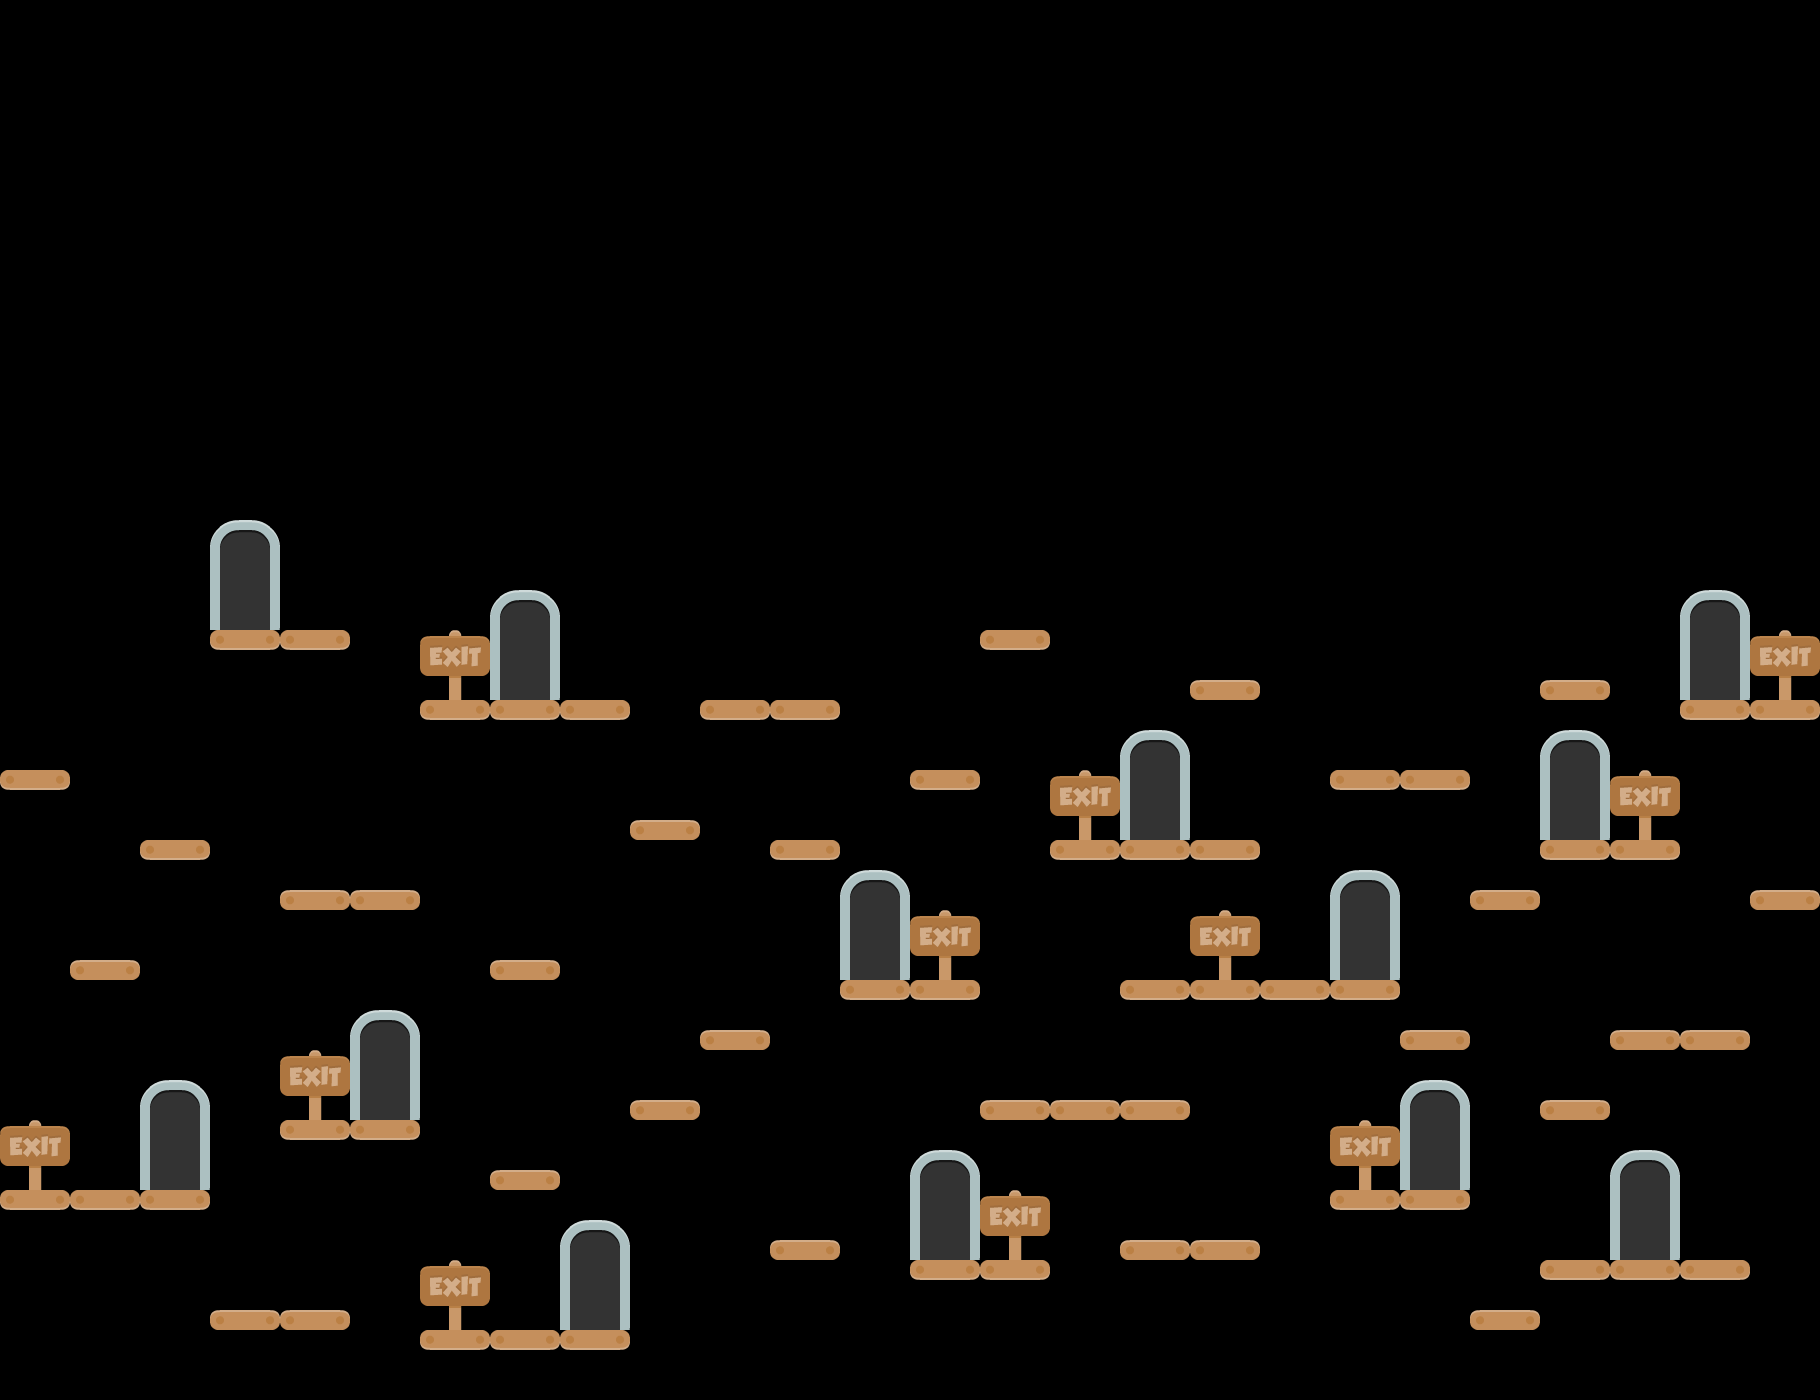

This game map was drawn from its Tiled (.tmx) file and the tilesets committed beside it. A one-line description and the trimmed map source follow:
An orthogonal 26x20 tile map with 70x70 px tiles, 5 tile layers (Colliders, SpeedrunStart, Start, Exit, ...) and 16 objects.

<map version="1.5" tiledversion="1.6.0" orientation="orthogonal" renderorder="right-down" width="26" height="20" tilewidth="70" tileheight="70" infinite="0" nextlayerid="9" nextobjectid="8">
 <editorsettings>
  <export target="level5.json" format="json" />
 </editorsettings>
 <tileset firstgid="1" name="tiles" tilewidth="70" tileheight="70" spacing="4" margin="1" tilecount="156" columns="12">
  <image source="../../../images/spritesheets/tiles.png" trans="ff00ff" width="886" height="960" />
  <tile id="2">
   <objectgroup draworder="index" id="2">
    <object id="1" x="0" y="0" width="70" height="40" />
   </objectgroup>
  </tile>
  <tile id="14">
   <objectgroup draworder="index" id="2">
    <object id="1" x="0" y="0" width="70" height="40" />
   </objectgroup>
  </tile>
  <tile id="15">
   <objectgroup draworder="index" id="2">
    <object id="1" x="0" y="50" width="70" height="20" />
   </objectgroup>
  </tile>
  <tile id="26">
   <objectgroup draworder="index" id="2">
    <object id="1" x="0" y="0" width="70" height="40" />
   </objectgroup>
  </tile>
  <tile id="44">
   <objectgroup draworder="index" id="2">
    <object id="1" x="0" y="0" width="70" height="40" />
   </objectgroup>
  </tile>
  <tile id="45">
   <objectgroup draworder="index" id="2">
    <object id="1" x="0" y="30" width="70" height="40" />
   </objectgroup>
  </tile>
  <tile id="56">
   <objectgroup draworder="index" id="2">
    <object id="1" x="0" y="0" width="70" height="40" />
   </objectgroup>
  </tile>
  <tile id="57">
   <objectgroup draworder="index" id="2">
    <object id="1" x="0" y="0" width="70" height="70" />
   </objectgroup>
  </tile>
  <tile id="68">
   <objectgroup draworder="index" id="2">
    <object id="1" x="0" y="0" width="70" height="40" />
   </objectgroup>
  </tile>
  <tile id="71">
   <objectgroup draworder="index" id="2">
    <object id="1" x="0" y="0" width="70" height="40" />
   </objectgroup>
  </tile>
  <tile id="80">
   <objectgroup draworder="index" id="2">
    <object id="1" x="0" y="0" width="70" height="40" />
   </objectgroup>
  </tile>
  <tile id="117">
   <objectgroup draworder="index" id="2">
    <object id="1" x="0" y="0" width="70" height="40" />
   </objectgroup>
  </tile>
  <tile id="119">
   <objectgroup draworder="index" id="2">
    <object id="1" x="0" y="0" width="70" height="40" />
   </objectgroup>
  </tile>
  <tile id="124">
   <objectgroup draworder="index" id="2">
    <object id="1" x="0" y="45" width="70" height="25" />
   </objectgroup>
  </tile>
  <tile id="126">
   <objectgroup draworder="index" id="2">
    <object id="1" x="0" y="0" width="70" height="40" />
   </objectgroup>
  </tile>
  <tile id="145">
   <objectgroup draworder="index" id="2">
    <object id="1" x="0" y="0" width="70" height="40" />
   </objectgroup>
  </tile>
 </tileset>
 <layer id="1" name="Colliders" width="26" height="20">
  <data>[520 cells, 67 non-empty, 1 distinct tile ids]</data>
 </layer>
 <group id="6" name="Doors">
  <layer id="8" name="SpeedrunStart" width="26" height="20">
   <data>[520 cells, 2 non-empty, 2 distinct tile ids]</data>
  </layer>
  <layer id="7" name="Start" width="26" height="20">
   <data>[520 cells, 20 non-empty, 2 distinct tile ids]</data>
  </layer>
  <layer id="5" name="Exit" width="26" height="20">
   <data>[520 cells, 4 non-empty, 2 distinct tile ids]</data>
  </layer>
 </group>
 <layer id="2" name="Decorations" width="26" height="20">
  <data>[520 cells, 11 non-empty, 1 distinct tile ids]</data>
 </layer>
</map>
